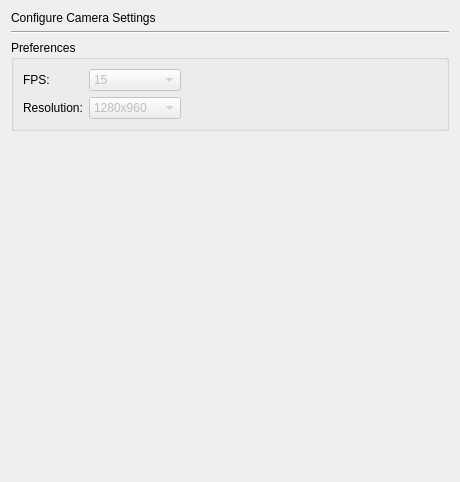
<?xml version="1.0" encoding="UTF-8"?>
<ui version="4.0">
 <class>SettingsDialogCamera</class>
 <widget class="QWidget" name="SettingsDialogCamera">
  <property name="geometry">
   <rect>
    <x>0</x>
    <y>0</y>
    <width>460</width>
    <height>482</height>
   </rect>
  </property>
  <property name="sizePolicy">
   <sizepolicy hsizetype="MinimumExpanding" vsizetype="MinimumExpanding">
    <horstretch>0</horstretch>
    <verstretch>0</verstretch>
   </sizepolicy>
  </property>
  <property name="windowTitle">
   <string>Form</string>
  </property>
  <layout class="QVBoxLayout">
   <item>
    <widget class="QLabel" name="label">
     <property name="text">
      <string>Configure Camera Settings</string>
     </property>
     <property name="alignment">
      <set>Qt::AlignLeading|Qt::AlignLeft|Qt::AlignVCenter</set>
     </property>
    </widget>
   </item>
   <item>
    <widget class="Line" name="line">
     <property name="orientation">
      <enum>Qt::Horizontal</enum>
     </property>
    </widget>
   </item>
   <item>
    <widget class="QGroupBox" name="groupBox_2">
     <property name="sizePolicy">
      <sizepolicy hsizetype="Preferred" vsizetype="Fixed">
       <horstretch>0</horstretch>
       <verstretch>0</verstretch>
      </sizepolicy>
     </property>
     <property name="title">
      <string>Preferences</string>
     </property>
     <layout class="QVBoxLayout">
      <item>
       <layout class="QGridLayout" name="gridLayout">
        <item row="0" column="0">
         <widget class="QLabel" name="label_2">
          <property name="text">
           <string>FPS:</string>
          </property>
         </widget>
        </item>
        <item row="0" column="1">
         <widget class="QComboBox" name="fps">
          <property name="enabled">
           <bool>false</bool>
          </property>
          <item>
           <property name="text">
            <string>15</string>
           </property>
          </item>
          <item>
           <property name="text">
            <string>1.875</string>
           </property>
          </item>
          <item>
           <property name="text">
            <string>3.75</string>
           </property>
          </item>
          <item>
           <property name="text">
            <string>7.5</string>
           </property>
          </item>
         </widget>
        </item>
        <item row="1" column="0">
         <widget class="QLabel" name="label_3">
          <property name="text">
           <string>Resolution:</string>
          </property>
         </widget>
        </item>
        <item row="1" column="1">
         <widget class="QComboBox" name="res">
          <property name="enabled">
           <bool>false</bool>
          </property>
          <item>
           <property name="text">
            <string>1280x960</string>
           </property>
          </item>
          <item>
           <property name="text">
            <string>640x480</string>
           </property>
          </item>
          <item>
           <property name="text">
            <string>800x600</string>
           </property>
          </item>
          <item>
           <property name="text">
            <string>1024x768</string>
           </property>
          </item>
          <item>
           <property name="text">
            <string>1280x1024</string>
           </property>
          </item>
         </widget>
        </item>
        <item row="0" column="2">
         <spacer name="horizontalSpacer">
          <property name="orientation">
           <enum>Qt::Horizontal</enum>
          </property>
          <property name="sizeHint" stdset="0">
           <size>
            <width>40</width>
            <height>20</height>
           </size>
          </property>
         </spacer>
        </item>
       </layout>
      </item>
     </layout>
    </widget>
   </item>
   <item>
    <spacer name="verticalSpacer">
     <property name="orientation">
      <enum>Qt::Vertical</enum>
     </property>
     <property name="sizeHint" stdset="0">
      <size>
       <width>20</width>
       <height>40</height>
      </size>
     </property>
    </spacer>
   </item>
  </layout>
 </widget>
 <resources/>
 <connections/>
</ui>
